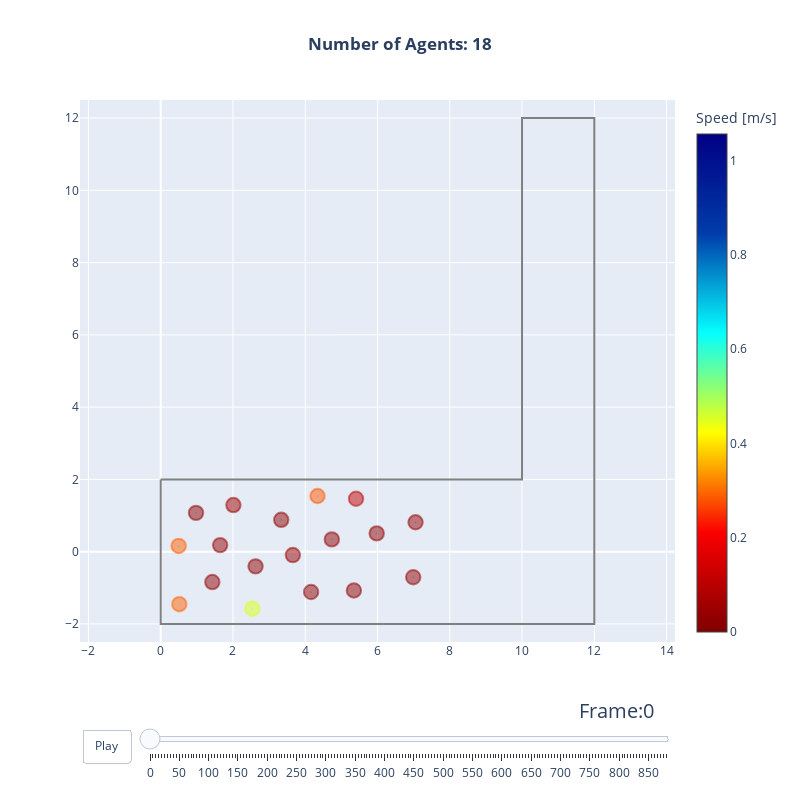

This figure's notebook cell:
### Markdown cell above
## Visualizing the Trajectories

### Code cell
from jupedsim.internal.notebook_utils import animate, read_sqlite_file

trajectory_data, walkable_area = read_sqlite_file(trajectory_file)
animate(trajectory_data, walkable_area, every_nth_frame=5)
